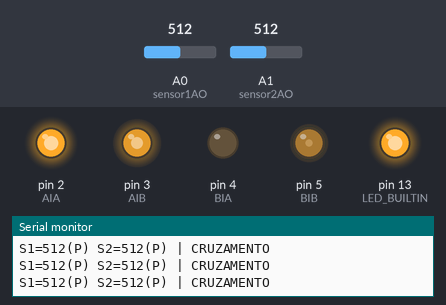
Recording of a sketch running on a simulated Arduino Uno, built with avr-gcc and run on an emulated ATmega328P. Shown: output pins drawn as LEDs (lit = HIGH), the last lines printed to the serial monitor. Inputs (shaded band) come from the test bench; at power-on: A0 (sensor1AO) = 512, A1 (sensor2AO) = 512.

Above: at 7.2 s.
7.3 s: A0 (sensor1AO) set to 65
8.8 s: A0 (sensor1AO) set to 54
At 9.5 s:
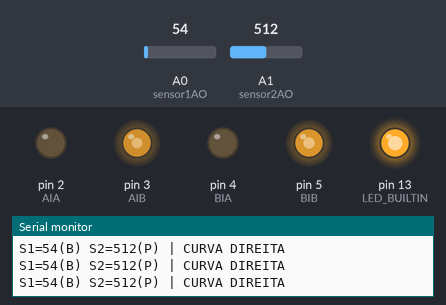
10.3 s: A1 (sensor2AO) set to 44
11.8 s: A1 (sensor2AO) set to 35
At 13.0 s:
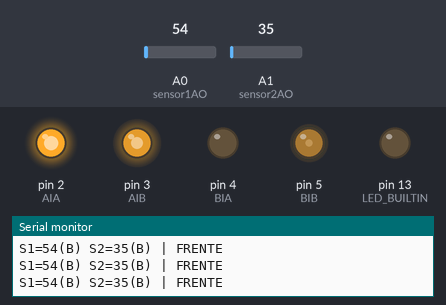
13.3 s: A0 (sensor1AO) set to 122
At 14.1 s:
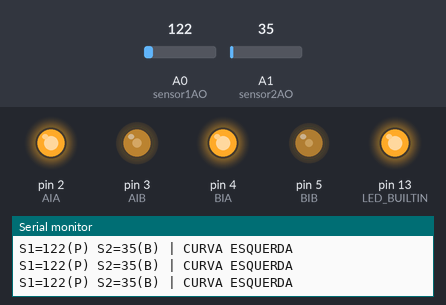
14.8 s: A0 (sensor1AO) set to 40
At 15.3 s:
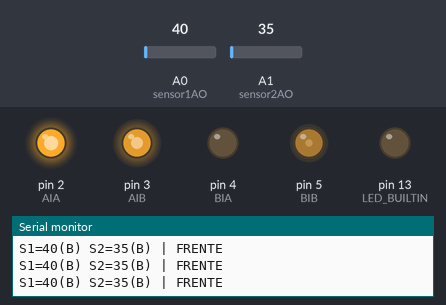
Timing chart, 0 to 17.3 s (numbered marks = the images above; inputs shaded):
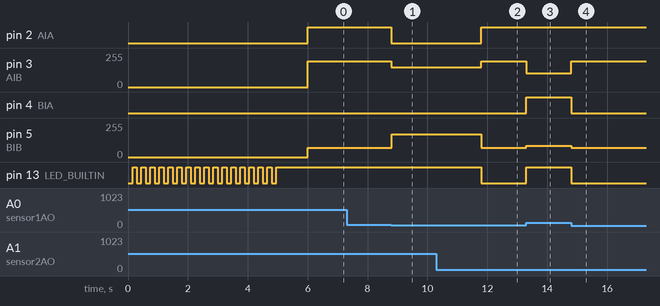

Measured:
- the behaviour switches between 60 and 59 on A0 (sensor1AO) (found by bisection; images 0 and 1)
- the behaviour switches between 40 and 39 on A1 (sensor2AO) (found by bisection; images 1 and 2)
- after the input at 8.8 s, pin 2 (AIA): HIGH → LOW at once; pin 3 (AIB): 195/255 → 150/255 at once; pin 5 (BIB): 69/255 → 172/255 at once
- after the input at 11.8 s, pin 2 (AIA): LOW → HIGH at once; pin 3 (AIB): 150/255 → 195/255 at once; pin 5 (BIB): 172/255 → 69/255 at once; pin 13 (LED_BUILTIN): HIGH → LOW at once
- after the input at 13.3 s, pin 3 (AIB): 195/255 → 105/255 at once; pin 4 (BIA), pin 13 (LED_BUILTIN): LOW → HIGH at once; pin 5 (BIB): 69/255 → 83/255 at once
- after the input at 14.8 s, pin 3 (AIB): 105/255 → 195/255 at once; pin 4 (BIA), pin 13 (LED_BUILTIN): HIGH → LOW at once; pin 5 (BIB): 83/255 → 69/255 at once

The sketch:

carrinho-segue-linha-v2.ino
```cpp
// Carrinho segue-linha V2 — calibração automática no boot
// Motor 1: AIA=2, AIB=3 | Motor 2: BIA=4, BIB=5 | Sensores: AO em A0/A1

#define AIA 2
#define AIB 3
#define BIA 4
#define BIB 5

const int sensor1AO = A0;
const int sensor2AO = A1;

const int velocidadeReta  = 60;
const int velocidadeCurva = 150;

const bool SENSOR1_E_O_DA_DIREITA = false;

const bool MOTOR1_INVERTIDO = false;
const bool MOTOR2_INVERTIDO = true;

// Compensação de força por motor, em % (100 = sem ajuste)
const int ganhoMotor1Pct = 100;
const int ganhoMotor2Pct = 115;

const unsigned long tempoCalibracaoMs = 5000;
const unsigned long intervaloSerialMs = 200;

int limiarS1, limiarS2;
int histS1, histS2;

void motor1(int velocidade) {
  if (MOTOR1_INVERTIDO) velocidade = -velocidade;
  velocidade = (int)((long)velocidade * ganhoMotor1Pct / 100);
  velocidade = constrain(velocidade, -255, 255);
  if (velocidade > 0) {
    digitalWrite(AIA, HIGH);
    analogWrite(AIB, 255 - velocidade);
  } else if (velocidade < 0) {
    digitalWrite(AIA, LOW);
    analogWrite(AIB, -velocidade);
  } else {
    digitalWrite(AIA, LOW);
    analogWrite(AIB, 0);
  }
}

void motor2(int velocidade) {
  if (MOTOR2_INVERTIDO) velocidade = -velocidade;
  velocidade = (int)((long)velocidade * ganhoMotor2Pct / 100);
  velocidade = constrain(velocidade, -255, 255);
  if (velocidade > 0) {
    digitalWrite(BIA, HIGH);
    analogWrite(BIB, 255 - velocidade);
  } else if (velocidade < 0) {
    digitalWrite(BIA, LOW);
    analogWrite(BIB, -velocidade);
  } else {
    digitalWrite(BIA, LOW);
    analogWrite(BIB, 0);
  }
}

void rodas(int esquerda, int direita) {
  motor1(direita);
  motor2(esquerda);
}

void frente(int v)       { rodas(v, v); }
void pivoDireita(int v)  { rodas(v, -v); }
void pivoEsquerda(int v) { rodas(-v, v); }
void parar()             { rodas(0, 0); }

void calibrar() {
  int min1 = 1023, max1 = 0;
  int min2 = 1023, max2 = 0;

  unsigned long fim = millis() + tempoCalibracaoMs;
  while (millis() < fim) {
    int a1 = analogRead(sensor1AO);
    int a2 = analogRead(sensor2AO);
    if (a1 < min1) min1 = a1;
    if (a1 > max1) max1 = a1;
    if (a2 < min2) min2 = a2;
    if (a2 > max2) max2 = a2;
    digitalWrite(LED_BUILTIN, (millis() / 150) % 2);
  }

  // Limiar a 1/4 da faixa: o AO sobe devagar, em movimento o pico fica
  // bem abaixo do preto medido parado. Faixa pequena = usa reserva.
  if (max1 - min1 < 50) { limiarS1 = 70; histS1 = 10; }
  else { limiarS1 = min1 + (max1 - min1) / 4; histS1 = (max1 - min1) / 10; }

  if (max2 - min2 < 50) { limiarS2 = 50; histS2 = 10; }
  else { limiarS2 = min2 + (max2 - min2) / 4; histS2 = (max2 - min2) / 10; }

  Serial.print("Calibracao S1: min="); Serial.print(min1);
  Serial.print(" max="); Serial.print(max1);
  Serial.print(" limiar="); Serial.print(limiarS1);
  Serial.print(" hist="); Serial.println(histS1);
  Serial.print("Calibracao S2: min="); Serial.print(min2);
  Serial.print(" max="); Serial.print(max2);
  Serial.print(" limiar="); Serial.print(limiarS2);
  Serial.print(" hist="); Serial.println(histS2);

  digitalWrite(LED_BUILTIN, HIGH);
  delay(1000);
  digitalWrite(LED_BUILTIN, LOW);
}

bool lerPreto(int pinoAO, int limiar, int hist, bool &estavaPreto) {
  int a = analogRead(pinoAO);
  if (estavaPreto) {
    if (a < limiar - hist) estavaPreto = false;
  } else {
    if (a > limiar + hist) estavaPreto = true;
  }
  return estavaPreto;
}

void setup() {
  Serial.begin(115200);

  pinMode(AIA, OUTPUT);
  pinMode(AIB, OUTPUT);
  pinMode(BIA, OUTPUT);
  pinMode(BIB, OUTPUT);
  pinMode(LED_BUILTIN, OUTPUT);

  parar();
  calibrar();
}

void loop() {
  static bool s1Estado = false;
  static bool s2Estado = false;
  bool s1Preto = lerPreto(sensor1AO, limiarS1, histS1, s1Estado);
  bool s2Preto = lerPreto(sensor2AO, limiarS2, histS2, s2Estado);

  bool direitaPreto  = SENSOR1_E_O_DA_DIREITA ? s1Preto : s2Preto;
  bool esquerdaPreto = SENSOR1_E_O_DA_DIREITA ? s2Preto : s1Preto;

  digitalWrite(LED_BUILTIN, (s1Preto || s2Preto) ? HIGH : LOW);

  static int ultimaAcao = 0; // 0 = frente, 1 = direita, 2 = esquerda

  const char *acao;
  if (direitaPreto && !esquerdaPreto) {
    pivoDireita(velocidadeCurva);
    ultimaAcao = 1;
    acao = "CURVA DIREITA";
  } else if (esquerdaPreto && !direitaPreto) {
    pivoEsquerda(velocidadeCurva);
    ultimaAcao = 2;
    acao = "CURVA ESQUERDA";
  } else if (esquerdaPreto && direitaPreto) {
    if (ultimaAcao == 1) {
      pivoDireita(velocidadeCurva);
      acao = "CONTINUA DIREITA";
    } else if (ultimaAcao == 2) {
      pivoEsquerda(velocidadeCurva);
      acao = "CONTINUA ESQUERDA";
    } else {
      frente(velocidadeReta);
      acao = "CRUZAMENTO";
    }
  } else {
    frente(velocidadeReta);
    ultimaAcao = 0;
    acao = "FRENTE";
  }

  static unsigned long ultimaImpressao = 0;
  unsigned long agora = millis();
  if (agora - ultimaImpressao >= intervaloSerialMs) {
    ultimaImpressao = agora;
    Serial.print("S1=");
    Serial.print(analogRead(sensor1AO));
    Serial.print(s1Preto ? "(P)" : "(B)");
    Serial.print(" S2=");
    Serial.print(analogRead(sensor2AO));
    Serial.print(s2Preto ? "(P)" : "(B)");
    Serial.print(" | ");
    Serial.println(acao);
  }
}
```
